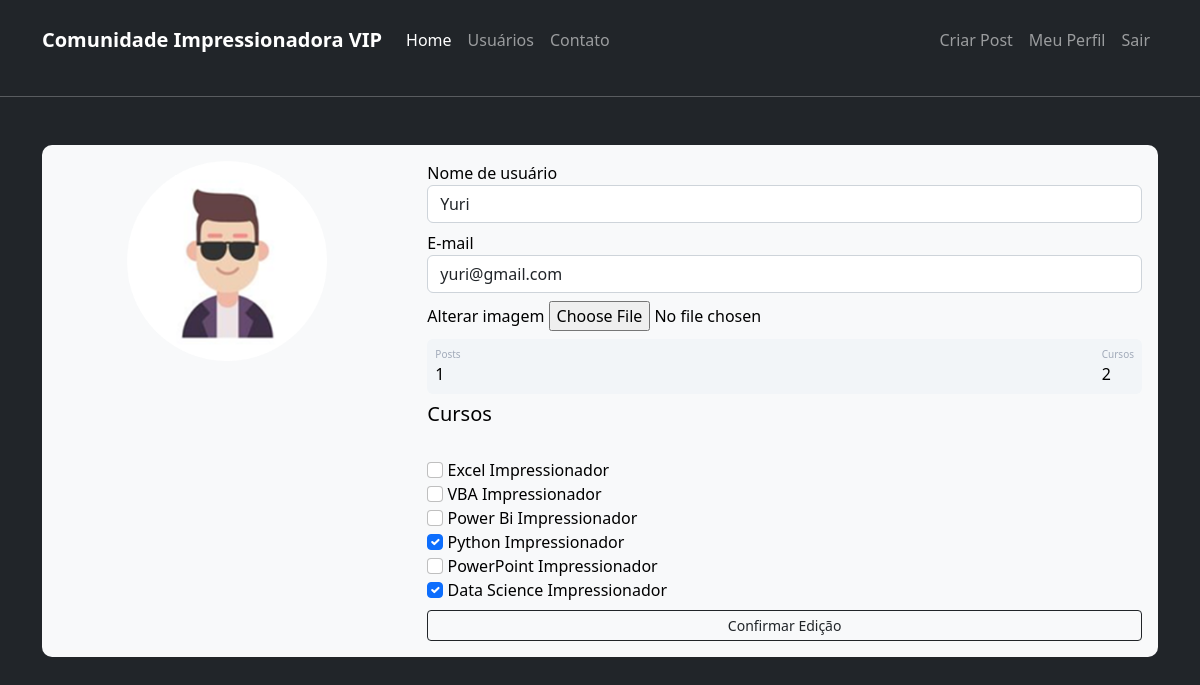
/perfil/editar (signed in), run on the app's committed database.
### comunidadeimpressionadora/models.py (models this page shows)
class Usuario(database.Model,UserMixin):
    id = database.Column(database.Integer,primary_key=True)
    username = database.Column(database.String, nullable=False)
    email = database.Column(database.String, nullable=False,unique=True)
    senha = database.Column(database.String, nullable=False)
    foto_perfil = database.Column(database.String,default="default.jpg")
    posts = database.relationship("Post",backref="autor",lazy=True)
    cursos = database.Column(database.String, nullable=False, default="Não informado")

### comunidadeimpressionadora/routes.py (the view)
@app.route('/perfil/editar', methods=['GET', 'POST'])
@login_required
def editar_perfil():
    form_editar_perfil = FormEditarPerfil()
    lista_cursos=current_user.cursos.split(";")
    if form_editar_perfil.validate_on_submit():
        current_user.email = form_editar_perfil.email.data
        current_user.username = form_editar_perfil.username.data
        if form_editar_perfil.foto_perfil.data:
            nome_imagem = salvar_imagem(form_editar_perfil.foto_perfil.data)
            current_user.foto_perfil = nome_imagem
        cursos_form=[]
        for campo in form_editar_perfil:
            if "curso_" in campo.name:
                if campo.data:
                    cursos_form.append(campo.label.text)
        current_user.cursos=";".join(cursos_form)
        database.session.commit()
        flash('Perfil atualizado com Sucesso', 'alert-success')
        return redirect(url_for('perfil'))
    elif request.method == "GET":
        form_editar_perfil.email.data = current_user.email
        form_editar_perfil.username.data = current_user.username
        for campo in form_editar_perfil:
            if "curso_" in campo.name and campo.label.text in current_user.cursos:
                campo.data=True
    return render_template('editarperfil.html', form_editar_perfil=form_editar_perfil)

### comunidadeimpressionadora/forms.py (shortened to what this page needs)
class FormEditarPerfil(FlaskForm):
    username=StringField("Nome de usuário",validators=[DataRequired()])
    email=StringField("E-mail",validators=[DataRequired(),Email()])
    foto_perfil = FileField('Alterar imagem', validators=[FileAllowed(['jpg', 'png'])])
    botao_editar_perfil=SubmitField("Confirmar Edição")
    curso_excel=BooleanField("Excel Impressionador")
    curso_vba = BooleanField("VBA Impressionador")
    curso_powerbi = BooleanField("Power Bi Impressionador")
    curso_python = BooleanField("Python Impressionador")
    curso_ppt = BooleanField("PowerPoint Impressionador")
    curso_datascience = BooleanField("Data Science Impressionador")

### comunidadeimpressionadora/models.py (called while the page is built)
@loginmanager.user_loader
def load_user(id):
    return Usuario.query.get(int(id))

### comunidadeimpressionadora/templates/editarperfil.html (shortened to what this page needs)
{% extends 'base.html' %}
{% block body %}
<div class="container mt-5 d-flex justify-content-center ">
            <div class="card p-3 text-bg-light" style="width:1300px">
                <div class="row">
                    <div class="col-sm-4">
                        <div >
                            <div class="image pe-2">
                                <img src="{{url_for('static', filename='fotos_perfil/{}'.format(current_user.foto_perfil))}}" class=" rounded mx-auto d-block " width="200" >
                            </div>
                        </div>
                    </div>
                    <div class="col-sm-8">
                        <div class="ml-3 w-100">
                            <form method="POST" action="" class="text-bg-light" enctype="multipart/form-data">
                                <div class="form-group mb-2">
                                    {{form_editar_perfil.username.label(class="form-control-label")}}
                                    {% if form_editar_perfil.username.errors %}
                                        {{form_editar_perfil.username(class="form-control is-invalid")}}
                                        <div class="invalid-feedback">
                                            {%for error in form_editar_perfil.username.errors%}
                                            {{error}}
                                            {% endfor %}
                                        </div>
                                        {% else %}
                                            {{form_editar_perfil.username(class="form-control")}}
                                    {% endif %}
                                </div>
                                <div class="form-group mb-2">
                                    {{form_editar_perfil.email.label(class="form-control-label")}}
                                    {% if form_editar_perfil.email.errors %}
                                        {{form_editar_perfil.email(class="form-control is-invalid")}}
                                        <div class="invalid-feedback">
                                            {%for error in form_editar_perfil.email.errors%}
                                            {{error}}
                                            {% endfor %}
                                        </div>
                                        {% else %}
                                            {{form_editar_perfil.email(class="form-control")}}
                                    {% endif %}
                                </div>
                                <div class="form-group">
                                    {{form_editar_perfil.foto_perfil.label}}
                                    {{ form_editar_perfil.foto_perfil(class="form-control-file") }}
                                </div>
                                <div class="p-2 mt-2 bg-primary d-flex justify-content-between rounded text-white stats">
                                    <div class="d-flex flex-column">
                                        <span class="articles">Posts</span>
                                        <span class="number1">{{current_user.posts|length}}</span>
                                    </div>
                                    <div class="d-flex flex-column">
                                        <span class="rating">Cursos</span>
                                        <span class="number3">
                                            {% if current_user.cursos != "Não informado"%}
                                                {{current_user.cursos.split(";")|length}}
                                            {% else %}
                                                {{0}}
                                            {% endif %}
                                        </span>
                                    </div>
                                </div>
                                <div class="form-group mb-2 mt-2">
                                    <h5> Cursos </h5>
                                    <br>
                                    {% for campo in form_editar_perfil %}
                                        {% if "curso_" in campo.name %}
                                            {{campo(class="form-check-input")}}
                                            {{campo.label(class="form-check-label")}}
                                            <br>
                                        {% endif %}
                                    {% endfor %}
                                </div>
                                <div class="button mt-2 d-flex flex-row align-items-center">
                                   {{form_editar_perfil.botao_editar_perfil(class="btn btn-sm btn-outline-dark w-100")}}
                               </div>
                            </form>
                        </div>
                    </div>
                </div>
            </div>
    </div>
{% endblock%}

### comunidadeimpressionadora/static/main.css (style rules this page uses)
body { background-color:#B3E5FC; border-radius: 10px; }
.card { width: 400px; border: none; border-radius: 10px; background-color: #fff; }
.stats { background: #f2f5f8 !important; color: #000 !important; }
.articles { font-size:10px; color: #a1aab9; }
.number1 { font-weight:500; }
.rating { font-size:10px; color: #a1aab9; }
.number3 { font-weight:500; }

### data on the page
Usuario: foto_perfil (picture), username "Yuri", email "yuri@gmail.com"

### other printed values
{{ current_user.posts|length }} "1"
{{ current_user.cursos.split(";")|length }} "2"
{{ campo.label(class="form-check-label") }} "Excel Impressionador" "VBA Impressionador" "Power Bi Impressionador" "Python Impressionador" "PowerPoint Impressionador" "Data Science Impressionador"
